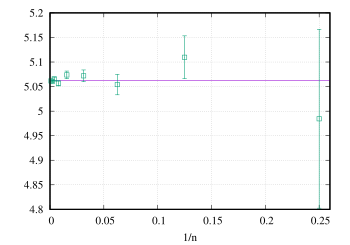

This figure's gnuplot source:
set xrange [0:0.26]
set grid
set xlabel "1/n"
mu = 2
sigma2 = 2.25
sx = 0
kx = 15.1875
plot \
sigma2**2 notitle, \
"< tail -10 ../../stat/normal_distribution.op" u (1/$1):10:11 w e notitle pt 4
